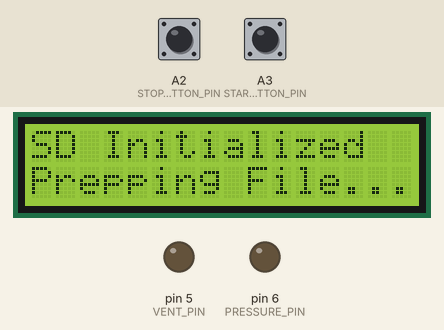
A program run on a simulated Arduino Nano, built with avr-gcc and run on an emulated ATmega328P. Parts: 16×2 character LCD, output pins drawn as LEDs (lit = HIGH). The inputs (shaded band) are chosen by the test bench; at power-on: A3 (START_BUTTON_PIN) HIGH, A2 (STOP_BUTTON_PIN) HIGH. Storage starts empty; what the program prints to the serial monitor is not drawn. At 6.3 s the program stops and its outputs stay as they are.

Above: at 1.3 s.
At 4.1 s:
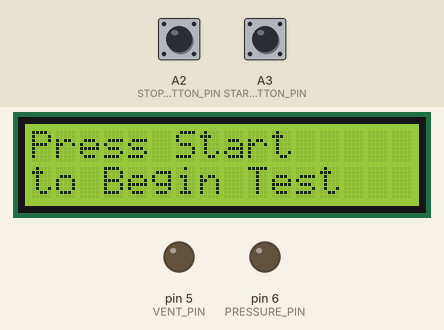
4.2 s: A3 (START_BUTTON_PIN) pulled LOW for 0.15 s
At 6.24 s:
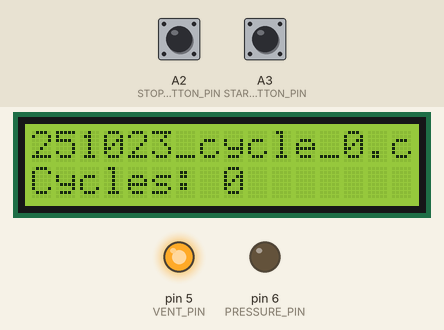
At 7.4 s:
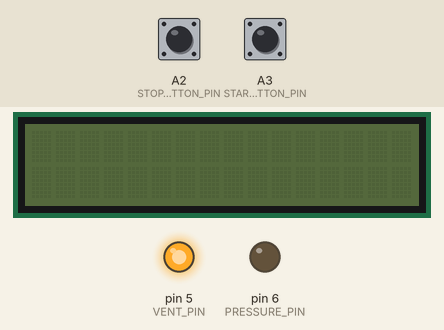
Timing chart, 0 to 7.8 s (numbered marks = the images above; inputs shaded):
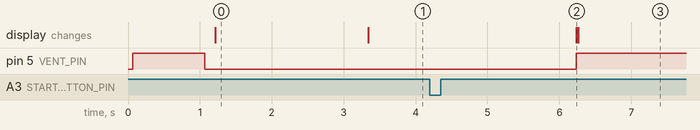

Measured:
- after the input at 4.2 s, pin 5 (VENT_PIN): LOW → HIGH after 2.0 s; the display: changes after 2.0 s (image 2)
- what the display in image 0 shows lasts 2.1 s, from 1.2 s to 3.3 s

The program:

main.cpp
```cpp
// Library Inclusions
#include <Arduino.h>
#include <Wire.h>
#include <AutoPID.h>

// Custom Inclusions
#include "sdCardOperations.h"
#include "analogPressureSensor.h"
#include "valveControl.h"
#include "lcdDisplay.h"
#include "trajectory.h"
#include "valveTuning.h"
#include "adjustableSettings.h"

// Declare dynamic variables
float lastPressureUpdate; // milliseconds
float lastInterpUpdate; // milliseconds
float cycleStartTime; // milliseconds
float trajStartTime; // milliseconds
int totalCycles = 0;
unsigned long deltaT;
bool cycleComplete = false;
double desiredPressure; // PSI
double output;

// Initialize controller and trajectory objects
AutoPID valvePID(&SensorPressure, &desiredPressure, &output, OUTPUT_MIN, OUTPUT_MAX, KP, KI, KD);
Trajectory traj(TRAJ_SIZE);

// helper function to display test end condition, # of cycles and exit
void endTest(String reason, int cycles){
  closePressureValve();
  vent();
  valvePID.stop();
  if(USE_SD_CARD){
    closeSD();
  }
  setLCD(reason, "Cycles: " + String(totalCycles));
  exit(0);
}

void setup() {
  // Initialize Serial w/ Baud Rate 115200
  Serial.begin(115200);
  // Initialize LCD
  lcd.init();
  lcd.backlight();
  // Initialize valves and pressure sensor
  pinMode(PRESSURE_PIN, OUTPUT);
  pinMode(VENT_PIN, OUTPUT);
  pinMode(SENSOR_PIN, INPUT);
  analogReference(DEFAULT);
  pinMode(START_BUTTON_PIN, INPUT_PULLUP);
  pinMode(STOP_BUTTON_PIN, INPUT_PULLUP);

  // vent any air in the system
openVentValve();
delay(1000);

closeValves();
delay(20); // 20 millisecond delay between signal and mechanical valve response

  // openVentValve();

  // openPressureValve();
  // delay(1000);
  // closeValves();
  // delay(1000);

  // openVentValve();
  // delay(1000);
  // closeValves();


  // // TODO TROUBLESHOOT VENTING
  setLCD("Initializing...", "");
  Serial.println("Initializing...");
  // Serial.println(digitalRead(START_BUTTON_PIN));
  // Serial.println(digitalRead(STOP_BUTTON_PIN));
  // closePressureValve();
  // setLCD(F("Venting..."), F("Please wait"));
  // Serial.println("NEW RUN");

  // Serial.println("Venting");
  // Serial.println(analogRead(SENSOR_PIN));
  // openVentValve();
  // delay(5000); // hold for 5 seconds to fully vent
  // Serial.println(analogRead(SENSOR_PIN));
  // closeValves();


  // delay(5000);

  // // // TODO TROUBLESHOOT PRESSURIZING
  // closeVentValve();
  // setLCD(F("Pressurizing..."), F("Please wait"));
  // Serial.println("Pressurizing");
  // Serial.println(analogRead(SENSOR_PIN));
  // openPressureValve();
  // delay(5000); // hold for 5 seconds to fully pressurize
  // Serial.println(analogRead(SENSOR_PIN));

  // closePressureValve();
  // openVentValve();
  // delay(1000);
  // closeValves();
  // delay(50);

  // closePressureValve();
  // Serial.println("Venting");
  // Serial.println(analogRead(SENSOR_PIN));
  // openVentValve();
  // delay(5000); // hold for 5 seconds to fully vent
  // Serial.println(analogRead(SENSOR_PIN));
  // closeValves();

  // Serial.println("Venting");
  // closePressureValve();
  // openVentValve();
  // delay(5000);
  // Serial.println(analogRead(SENSOR_PIN));
  // closeValves();
  // Serial.println(analogRead(SENSOR_PIN));


  if(TUNE_PRESSURE || TUNE_VENT){ // Solenoind Valve Tuning Mode
    // Ensure only one valve is set for tuning
    if (TUNE_PRESSURE && TUNE_VENT) {
      setLCD(F("Error"), F("Only 1 Valve"));
      exit(0);
    }
    setLCD(F("Tuning Mode"), F("Press Start"));
    while(digitalRead(START_BUTTON_PIN) == HIGH){
      // wait for start button press
    }
    delay(2000);
    // begin tuning process
    setLCD(F("Starting Tuning..."), F("Please wait"));
  }
  // otherwise, normal operation
  else{
  // Initialize SD Card if using it
    if (USE_SD_CARD) {
      if (!initializeSDCard()) {
        while (1);
      }
      delay(100);
    }
    else{
      Serial.println(F("Settings:"));
      Serial.print(F("filename,")); Serial.println(fileName);
      Serial.print(F("Use KPA?,")); Serial.println(USE_KPA);
      Serial.print(F("KP,")); Serial.println(KP, 5);
      Serial.print(F("KI,")); Serial.println(KI, 5);
      Serial.print(F("KD,")); Serial.println(KD, 5);
      Serial.print(F("Traj Follow Error Threshold,")); Serial.println(THRESHOLD);
      Serial.print(F("Filter alpha,")); Serial.println(FILTER_ALPHA, 5);
      Serial.print(F("Sensor offset,")); Serial.println(SENSOR_OFFSET, 5);
      Serial.print(F("Pressure Read Delay,")); Serial.println(PRESSURE_READ_DELAY);
      Serial.print(F("Interpolation Calculation Delay,")); Serial.println(INTERP_CALC_DELAY);
      Serial.print(F("Controller Delay,")); Serial.println(CONTROLLER_DELAY);
      Serial.print(F("Traj times,"));
      for (int i = 0; i < TRAJ_SIZE; i++) Serial.print(TIMES[i]), Serial.print(i < TRAJ_SIZE - 1 ? ',' : '\n');
      Serial.print(F("Traj pressures,"));
      for (int i = 0; i < TRAJ_SIZE; i++) Serial.print(PRESSURES[i]), Serial.print(i < TRAJ_SIZE - 1 ? ',' : '\n');
      Serial.println(F("Data:"));
      Serial.println(F("UPDATED TEXT"));
    }
    // Initialize trajectory
    if(!InitializeTrajectory(&traj, TIMES, PRESSURES, TRAJ_SIZE)){
      setLCD(F("Traj Error"), F("Check Serial"));
      while(1);
    }

    // Set PID Controller settings
    valvePID.setTimeStep(CONTROLLER_DELAY); //milliseconds.
    // Tells AutoPID to NOT use bang-bang control
    valvePID.setBangBang(0, 0);

    // hold until start button pressed.
    setLCD(F("Press Start"), F("to Begin Test"));
    while(digitalRead(START_BUTTON_PIN) == HIGH){
      // wait for start button press
    }
    delay(2000);
    // begin cycle test
    setLCD(String(specificFileName), "Cycles: " + String(totalCycles));
    testStartTime = millis();
    trajStartTime = millis();
    traj.reset();
  }
}

void loop() {
  // Get current time
  // Serial.println("START LOOP");
  unsigned long currentMillis = millis();
  // Stop operations if stop button is pressed
  if (digitalRead(STOP_BUTTON_PIN) == LOW){
    endTest(F("Stop Pressed"), totalCycles);
  }

  // TODO REMOVE THIS
  // Print current reading on sensor pin
  // Serial.println(analogRead(SENSOR_PIN));
  // Serial.println((5.0 * analogRead(SENSOR_PIN) / 1023.0 - 0.5) * 37.5);

  // Pressure valve tuning-=
  if (TUNE_PRESSURE) {
    Serial.println("TUNING PRESSURE VALVE");

    tuneValve(PRESSURE_PIN);
    setLCD(F("Pressure Valve"), F("Tuning Complete"));
    exit(0);
  }
  // Vent valve tuning
  else if (TUNE_VENT) {
    tuneValve(VENT_PIN);
    setLCD(F("Pressure Valve"), F("Tuning Complete"));
    exit(0);
  }
  // Normal operation
  else {


    // Check that pressure does not exceed maximum
    if (SensorPressure > OVERPRESSURE_LIMIT) {
      vent();
      endTest(F("Overpressure"), totalCycles);
    }


    // Check that controller isn't failing to follow the trajectory
    if (traj.failingToFollow(SensorPressure, deltaT, THRESHOLD)) {
      endTest(F("Traj Follow Fail"), totalCycles);
    }


    // Check if cycle is complete
    if (cycleComplete) {

      // Update cycle count and LCD
      totalCycles++;
      setLCD(String(specificFileName), "Cycles: " + String(totalCycles));

      // Reset controller (anti-windup) and trajectory
      valvePID.reset();
      traj.reset();

      // Log and sync data
      logData(SensorPressure,
              valvePID.getPreviousError(),
              valvePID.getIntegral(),
              cycleComplete,
              currentMillis);
      trajStartTime = millis();
      syncData();

      // Update cycle status
      cycleComplete = false;
    }


    // Log data at (1/PRESSURE_READ_DELAY) Hz
    if ((currentMillis - lastPressureUpdate) > PRESSURE_READ_DELAY) {

      // Measure pressure
      UpdateFilteredSensorPressure(USE_KPA);

      // Log data
      logData(SensorPressure,
              valvePID.getPreviousError(),
              valvePID.getIntegral(),
              cycleComplete,
              currentMillis);

      // Reset time since last pressure update
      lastPressureUpdate = currentMillis;
    }


    // Interpolate setpoint at (1/INTERP_CALC_DELAY) Hz
    if ((currentMillis - lastInterpUpdate) > INTERP_CALC_DELAY) {

      // Calculate time since start of trajectory cycle
      deltaT = currentMillis - trajStartTime; // COULD FUCK UP THE ENTIRE PROGRAM

      // If trajectory is finished, update current pressure and cycle status
      if (traj.isFinished(deltaT)) {
        desiredPressure = PRESSURES[TRAJ_SIZE - 1];
        cycleComplete = true;
      }

      // If trajectory isn't finished, interpolate current setpoint
      else {
        desiredPressure = traj.interp(deltaT);
      }

      // Reset time since last setpoint interpolation update
      lastInterpUpdate = currentMillis;
    }


    // Run the PID control action
    valvePID.run();
    sendSignalToValves(output);
  }
}
```

AutoPID.h
```cpp
#ifndef AUTOPID_H
#define AUTOPID_H
#include <Arduino.h>

class AutoPID {

  public:
    // Constructor - takes pointer inputs for control variales, so they are updated automatically
    AutoPID(double *input, double *setpoint, double *output, double outputMin, double outputMax,
            double Kp, double Ki, double Kd);
    // Allows manual adjustment of gains
    void setGains(double Kp, double Ki, double Kd);
    // Sets bang-bang control ranges, separate upper and lower offsets, zero for off
    void setBangBang(double bangOn, double bangOff);
    // Sets bang-bang control range +-single offset
    void setBangBang(double bangRange);
    // Allows manual readjustment of output range
    void setOutputRange(double outputMin, double outputMax);
    // Allows manual adjustment of time step (default 1000ms)
    void setTimeStep(unsigned long timeStep);
    // Returns true when at set point (+-threshold)
    bool atSetPoint(double threshold);
    // Runs PID calculations when needed. Should be called repeatedly in loop.
    // Automatically reads input and sets output via pointers
    void run();
    // Stops PID functionality, output sets to
    void stop();
    void reset();
    bool isStopped();

    double getIntegral();
    double getPreviousError();
    void setIntegral(double integral);

  private:
    double _Kp, _Ki, _Kd;
    double _integral, _previousError;
    double _bangOn, _bangOff;
    double *_input, *_setpoint, *_output;
    double _outputMin, _outputMax;
    unsigned long _timeStep, _lastStep;
    bool _stopped;

};//class AutoPID

class AutoPIDRelay : public AutoPID {
  public:

    AutoPIDRelay(double *input, double *setpoint, bool *relayState, double pulseWidth, double Kp, double Ki, double Kd)
      : AutoPID(input, setpoint, &_pulseValue, 0, 1.0, Kp, Ki, Kd) {
      _relayState = relayState;
      _pulseWidth = pulseWidth;
    };

    void run();

    double getPulseValue();

  private:
    bool * _relayState;
    unsigned long _pulseWidth, _lastPulseTime;
    double _pulseValue;
};//class AutoPIDRelay

#endif
```

analogPressureSensor.h
```cpp
#ifndef ANALOG_PRESSURE_SENSOR_H
#define ANALOG_PRESSURE_SENSOR_H

// extern const int SENSOR_PIN;
extern double SensorPressure;

void getSensorPressure(bool USE_KPA);
void displayPressure();
void UpdateFilteredSensorPressure(bool USE_KPA);

#endif
```

sdCardOperations.h
```cpp
#ifndef SD_CARD_OPERATIONS_H
#define SD_CARD_OPERATIONS_H

#include <SdFat.h>
#include <SPI.h>

extern unsigned long testStartTime;
extern char specificFileName[50];

bool initializeSDCard();
void closeSD();
bool createFile(const char* fileName);
bool openFile(const char* fileName);
int getNextFileIndex();
void logData(double pressure, double error, double integral, bool cycleComplete, unsigned long currentTime);
void syncData();


#endif
```

trajectory.h
```cpp
#ifndef TRAJECTORY_H
#define TRAJECTORY_H

#include <Arduino.h>

// Define a fixed max trajectory size to avoid dynamic allocation
// Adjust size of max trajectory with caution.
// RAM usage beyon 90% stops the program from running due to memory overflow

// RAM usage beyond ~84% may cause the controller to not behave correctly
// when being used in tandem with the MATLAB serial plotting function
#define MAX_TRAJECTORY_SIZE 15  // Adjust this size as needed

class Trajectory {
public:
    // Constructor
    Trajectory(int size);

    // Destructor not needed since we're avoiding dynamic memory allocation
    //~Trajectory();  // Remove destructor, not needed anymore

    // Reset the trajectory
    void reset();

    // Check if trajectory is finished
    bool isFinished(unsigned long deltaT) const;

    // Set new trajectory points and precompute differences
    bool setTrajectoryPoints(const float* newTimes, const double* newPressures, int size);

    // Linear interpolation based on deltaT
    float interp(unsigned long deltaT);

    // Check if system is failing to follow trajectory
    bool failingToFollow(double actualPressure, float deltaT, double threshold);

private:
    // Helper to update the timeout duration based on the longest time interval
    void updateTimeoutDuration();

    // Max size of the trajectory
    const int maxSize;

    // Arrays to store times, pressures, and precomputed differences (fixed-size arrays)
    float times[MAX_TRAJECTORY_SIZE];
    double pressures[MAX_TRAJECTORY_SIZE];
    float timeDifferences[MAX_TRAJECTORY_SIZE - 1];     // Precomputed time differences
    double pressureDifferences[MAX_TRAJECTORY_SIZE - 1]; // Precomputed pressure differences

    // Variables to keep track of trajectory progress
    int currentSetPoint;
    unsigned long lastWithinThresholdTime;
    unsigned long timeoutDuration;
};

// Initialize the trajectory object
bool InitializeTrajectory(Trajectory* traj, const float* times, const double* pressures, int size);

#endif  // TRAJECTORY_H
```

valveControl.h
```cpp
#ifndef VALVE_CONTROL_H
#define VALVE_CONTROL_H

// Pressure valve control functions
void writePressureValve(int pwmValue);
void openPressureValve();
void closePressureValve();

// Vent valve control functions
void writeVentValve(int pwmValue);
void openVentValve();
void closeVentValve();

// simultaneous valve control functions
void closeValves();
void pressurize();
void vent();

// analog valve control functions
void pressurizeProportional(float controlSignal);
void ventProportional(float controlSignal);
void sendSignalToValves(float controlSignal);

#endif
```

valveTuning.h
```cpp
#ifndef VALVETUNING_H
#define VALVETUNING_H

#include <Arduino.h>

void tuneValve(int pin);

#endif
```

AutoPID.cpp
```cpp
#include "AutoPID.h"
#include "adjustableSettings.h"

AutoPID::AutoPID(double *input, double *setpoint, double *output, double outputMin, double outputMax,
                 double Kp, double Ki, double Kd) {
  _input = input;
  _setpoint = setpoint;
  _output = output;
  _outputMin = outputMin;
  _outputMax = outputMax;
  setGains(Kp, Ki, Kd);
  _timeStep = 1000;
}//AutoPID::AutoPID

void AutoPID::setGains(double Kp, double Ki, double Kd) {
  _Kp = Kp;
  _Ki = Ki;
  _Kd = Kd;
}//AutoPID::setControllerParams

void AutoPID::setBangBang(double bangOn, double bangOff) {
  _bangOn = bangOn;
  _bangOff = bangOff;
}//void AutoPID::setBangBang

void AutoPID::setBangBang(double bangRange) {
  setBangBang(bangRange, bangRange);
}//void AutoPID::setBangBang

void AutoPID::setOutputRange(double outputMin, double outputMax) {
  _outputMin = outputMin;
  _outputMax = outputMax;
}//void AutoPID::setOutputRange

void AutoPID::setTimeStep(unsigned long timeStep){
  _timeStep = timeStep;
}

bool AutoPID::atSetPoint(double threshold) {
  return abs(*_setpoint - *_input) <= threshold;
}//bool AutoPID::atSetPoint

void AutoPID::run() {
  if (_stopped) {
    _stopped = false;
    reset();
  }
  //if bang thresholds are defined and we're outside of them, use bang-bang control
  if (_bangOn && ((*_setpoint - *_input) > _bangOn)) {
    *_output = _outputMax;
    _lastStep = millis();
  } else if (_bangOff && ((*_input - *_setpoint) > _bangOff)) {
    *_output = _outputMin;
    _lastStep = millis();
  } else {                                    //otherwise use PID control
    unsigned long _dT = millis() - _lastStep;   //calculate time since last update
    if (_dT >= _timeStep) {                     //if long enough, do PID calculations
      _lastStep = millis();
      double _error = *_setpoint - *_input;
      _integral += (_error + _previousError) / 2 * _dT / 1000.0 ;   //Riemann sum integral
      //_integral = constrain(_integral, _outputMin/_Ki, _outputMax/_Ki);
      double _dError = (_error - _previousError) / _dT / 1000.0;   //derivative
      _previousError = _error;
      double PID = (_Kp * _error) + (_Ki * _integral) + (_Kd * _dError);
      //*_output = _outputMin + (constrain(PID, 0, 1) * (_outputMax - _outputMin));
      *_output = constrain(PID, _outputMin, _outputMax);
    }
  }
}//void AutoPID::run

void AutoPID::stop() {
  _stopped = true;
  reset();
}
void AutoPID::reset() {
  _lastStep = millis();
  _integral = 0;
  _previousError = 0;
}

bool AutoPID::isStopped(){
  return _stopped;
}

double AutoPID::getIntegral(){
  return _integral;
}

double AutoPID::getPreviousError(){
  return _previousError;
}

void AutoPID::setIntegral(double integral){
  _integral = integral;
}

void AutoPIDRelay::run() {
  AutoPID::run();
  while ((millis() - _lastPulseTime) > _pulseWidth) _lastPulseTime += _pulseWidth;
  *_relayState = ((millis() - _lastPulseTime) < (_pulseValue * _pulseWidth));
}


double AutoPIDRelay::getPulseValue(){
  return (isStopped()?0:_pulseValue);
}
```

analogPressureSensor.cpp
```cpp
#include <Arduino.h>
#include "analogPressureSensor.h"
#include "adjustableSettings.h"

// Define the sensor pin
double SensorPressure;
double previousPressure;

void getSensorPressure(bool USE_KPA) {
  int SensorReading = analogRead(SENSOR_PIN);
  // Conversion equation between pressure sensor's output range in analog values
  // to volts (min 0.5V, max 4.5V, range of 4.0V), and then from volts to PSI.
  // P = ((5V * SensorReading) / (MaxAnalogSignalValue) - 0.5V) * 150PSI/4V
  SensorPressure = (5.0 * SensorReading / 1023.0 - 0.5) * 37.5 + SENSOR_OFFSET; // Analog to PSI
  if (USE_KPA) { // Convert to KPA if needed
    SensorPressure *= 6.89476; // PSI to KPA
  }
}

void UpdateFilteredSensorPressure(bool USE_KPA) {
  // simple estimated moving average filter to reduce signal noise
  previousPressure = SensorPressure;
  getSensorPressure(USE_KPA);
  SensorPressure = (1.0 - FILTER_ALPHA) * SensorPressure + FILTER_ALPHA  * previousPressure;
}

void displayPressure() {
  // You can replace this with any LCD or other display code if needed
}
```

Source omitted: sdCardOperations.cpp (4528 bytes), trajectory.cpp (4111 bytes), valveControl.cpp (1877 bytes), valveTuning.cpp (1030 bytes), adjustableSettings.h (1198 bytes), adjustableSettings.cpp (6005 bytes), lcdDisplay.h (175 bytes), lcdDisplay.cpp (336 bytes)
